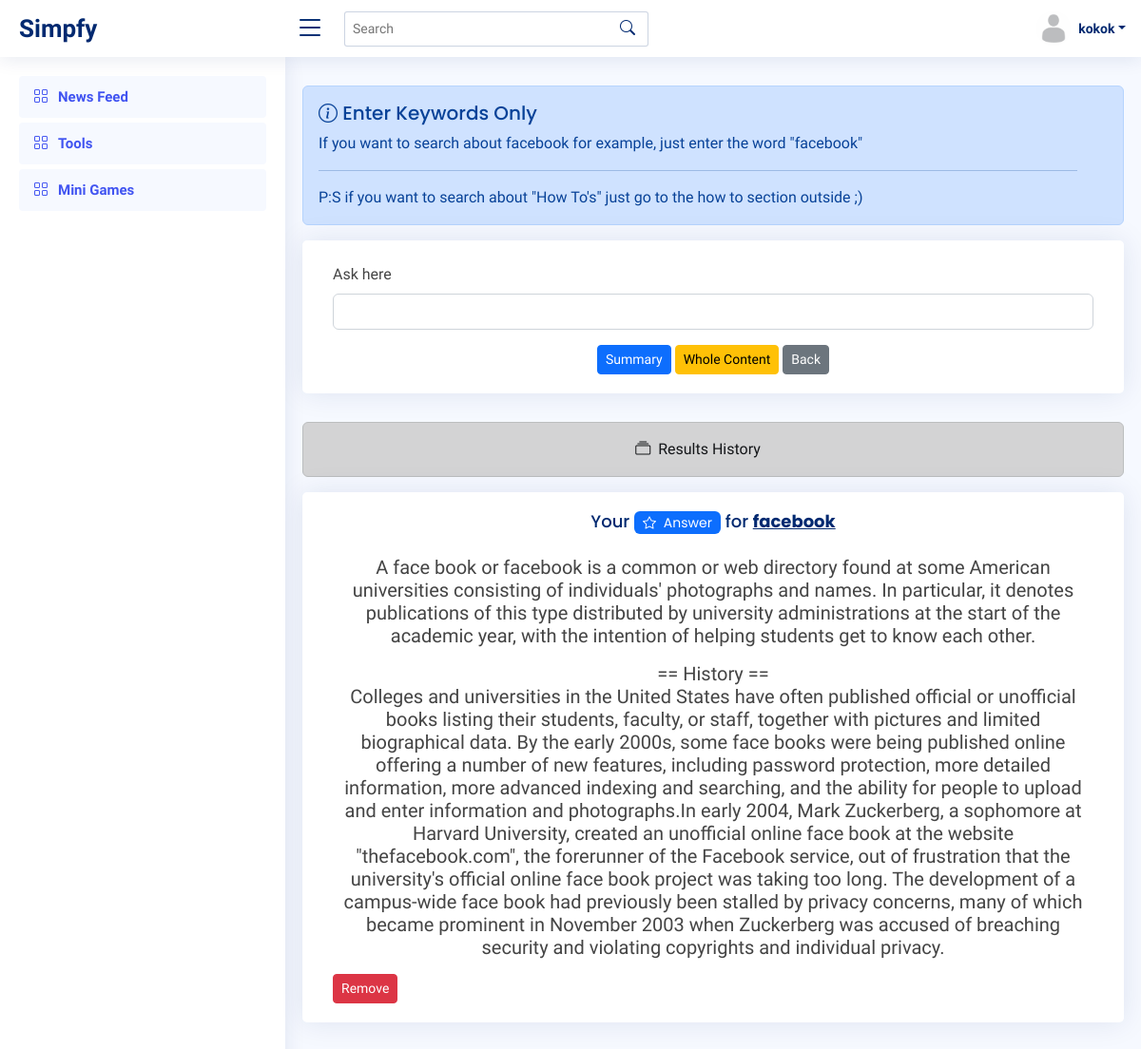
The page /wiki (signed in) on the database as committed earlier.
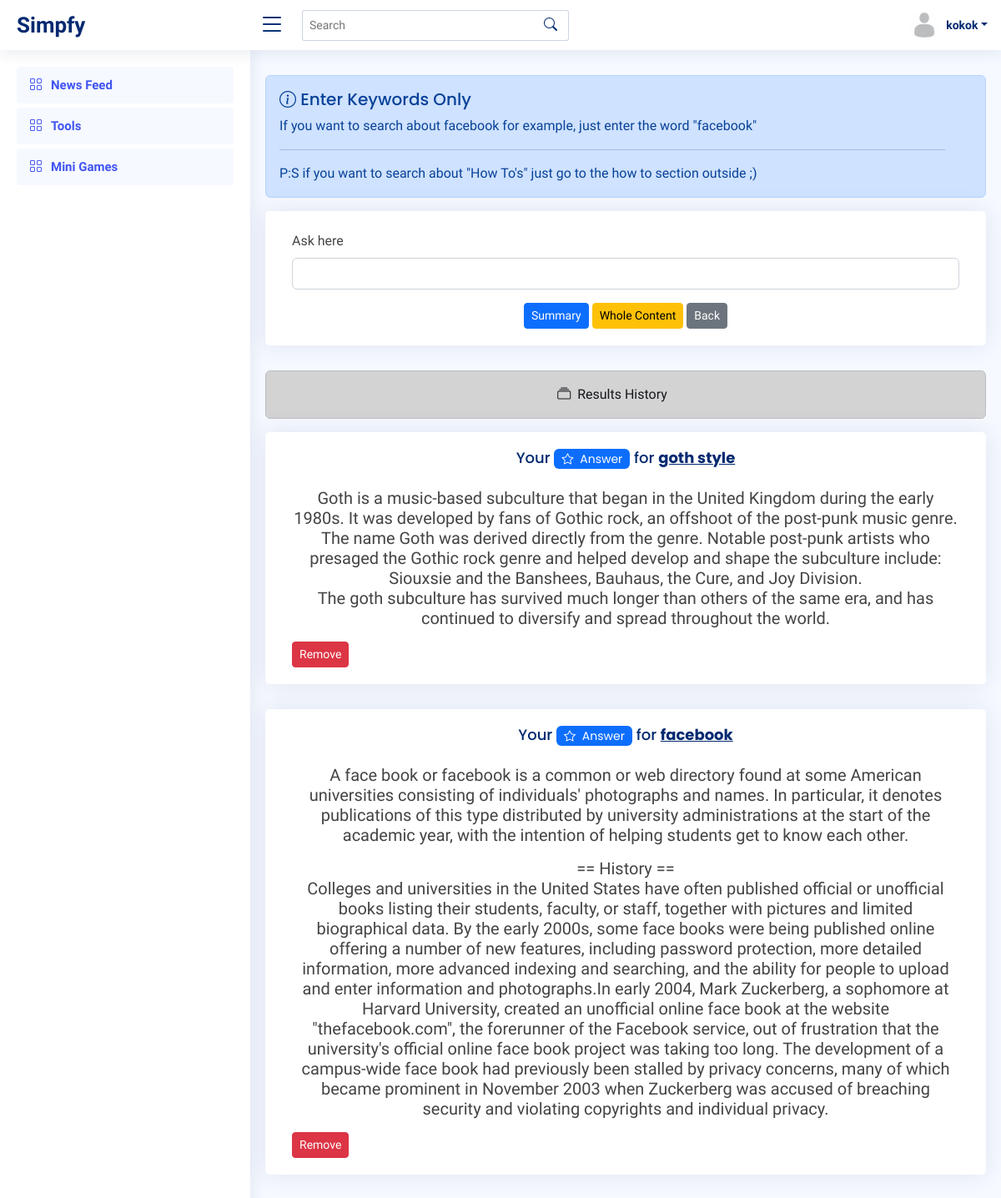
The same page on the database as committed later.
### tools/models.py (models this page shows)
class Wiki(models.Model):
    user = models.ForeignKey(Profile, on_delete=models.CASCADE, null=True)
    quest = models.CharField(max_length=1000, null=True, blank=True)
    outputtext = models.TextField(max_length=10000, null=True, blank=True)

### tools/views.py (the view, shortened to what this page needs)
# urls.py: path('wiki', views.wiki, name="wiki"),
def wiki(request):
    user_object = User.objects.get(username=request.user.username)
    user_profile = Profile.objects.get(user=user_object)
    all_user = Profile.objects.all()
    user_request = User.objects.get(username=request.user.username)
    user_req = Profile.objects.get(user=user_request)
    answer = Wiki.objects.all().filter(user=user_profile)
    context = {
        'user_profile':user_profile,
        'all_user' : all_user,
        'user_req' : user_req,
        'answer' : answer
    }
    return render(request, 'tools/tools_wiki.html', context)

### templates/tools/tools_wiki.html (shortened to what this page needs)
{% load static %}
{% include "../header.html" %}
<main id="main" class="main">
    <section class="section">
        <div class="row align-items-top">
          <div class="alert alert-primary alert-dismissible fade show" role="alert">
            <h4 class="alert-heading"><i class="bi bi-info-circle"></i> Enter Keywords Only</h4>
            <p>If you want to search about facebook for example, just enter the word "facebook"</p>
            <hr>
            <p class="mb-0">P:S if you want to search about "How To's" just go to the how to section outside ;)</p>
          </div>
            <div class="card">
              <div class="card-body"><br>
                <form action="" method="POST" enctype="multipart/form-data" class="row g-3">
                  <div class="col-12">
                    <label class="form-label">Ask here </label>
                    <input type="text" name="ask" class="form-control" id="inputNanme4">
                  </div>
                  <div class="text-center">
                    <button type="submit" class="btn btn-primary btn-sm">Summary</button>
                    <a href="#" class="btn btn-warning btn-sm">Whole Content</a>
                    <a href="/tools-index" class="btn btn-secondary btn-sm">Back</a>
                  </div>
                </form>
              </div>
            </div>
        </div>
        <div class="row">
          <div class="alert alert-dark alert-dismissible fade show" role="alert">
            <center><i class="bi bi-collection me-1"></i>
            Results History</center>
          </div>
          {% for ans in answer reversed%}
          <div class="card text-center">
            <div>
              <h5 class="card-title">Your <span class="badge bg-primary" style="color:white;"><i class="bi bi-star me-1"></i> Answer</span> for <u><b>{{ans.quest}}</b></u></h5>
            </div>
            <div class="card-body">
              <h5>{{ans.outputtext|linebreaks}}<h5>
              <a style="float:left;" href="/wikidel/{{ans.id}}" class="btn btn-danger btn-sm">Remove</a>
            </div>
          </div>
          {% endfor %}
        </div>
    </section>
</main>
{% include '../footer.html' %}

Rows that differ between the two databases and show on the page:
added Wiki: quest "goth style", outputtext "Goth is a music-based subculture that began in the United Kingdom during the early 1980s. It was developed by fans of Gothic rock, an offshoot of the post-punk music genre. The name Goth was derived directly from the genre. Notable post-punk artists who presaged the Gothic rock genre and helped develop and shape the subculture include: Siouxsie and the Banshees, Bauhaus, the Cure, and Joy Division. The goth subculture has survived much longer than others of the same era, and has continued to diversify and spread throughout the world."
